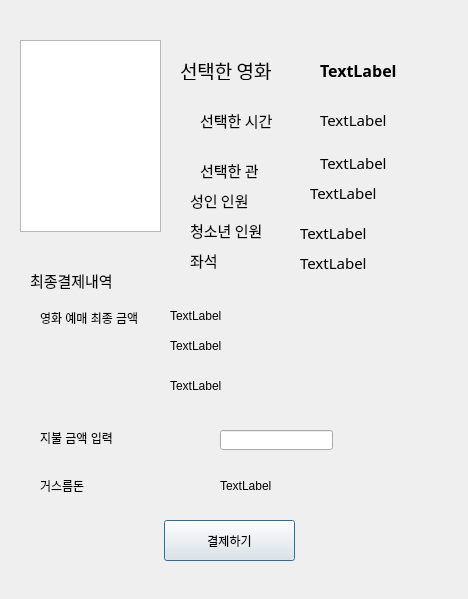
<?xml version="1.0" encoding="UTF-8"?>
<ui version="4.0">
 <class>Dialog</class>
 <widget class="QDialog" name="Dialog">
  <property name="geometry">
   <rect>
    <x>0</x>
    <y>0</y>
    <width>468</width>
    <height>599</height>
   </rect>
  </property>
  <property name="windowTitle">
   <string>Dialog</string>
  </property>
  <widget class="QGraphicsView" name="graphicsView">
   <property name="geometry">
    <rect>
     <x>20</x>
     <y>40</y>
     <width>141</width>
     <height>192</height>
    </rect>
   </property>
  </widget>
  <widget class="QLabel" name="label_4">
   <property name="geometry">
    <rect>
     <x>200</x>
     <y>160</y>
     <width>91</width>
     <height>20</height>
    </rect>
   </property>
   <property name="font">
    <font>
     <family>NanumGothic</family>
     <pointsize>11</pointsize>
    </font>
   </property>
   <property name="text">
    <string>선택한 관</string>
   </property>
  </widget>
  <widget class="QLabel" name="label_5">
   <property name="geometry">
    <rect>
     <x>180</x>
     <y>60</y>
     <width>101</width>
     <height>20</height>
    </rect>
   </property>
   <property name="font">
    <font>
     <family>NanumGothic</family>
     <pointsize>14</pointsize>
     <weight>50</weight>
     <bold>false</bold>
    </font>
   </property>
   <property name="text">
    <string>선택한 영화</string>
   </property>
  </widget>
  <widget class="QLabel" name="lbl_selectmovie">
   <property name="geometry">
    <rect>
     <x>320</x>
     <y>60</y>
     <width>200</width>
     <height>20</height>
    </rect>
   </property>
   <property name="font">
    <font>
     <family>NanumGothic</family>
     <pointsize>12</pointsize>
     <weight>75</weight>
     <bold>true</bold>
    </font>
   </property>
   <property name="text">
    <string>TextLabel</string>
   </property>
  </widget>
  <widget class="QLabel" name="lbl_selecttheater">
   <property name="geometry">
    <rect>
     <x>320</x>
     <y>150</y>
     <width>200</width>
     <height>25</height>
    </rect>
   </property>
   <property name="font">
    <font>
     <family>NanumGothic</family>
     <pointsize>11</pointsize>
    </font>
   </property>
   <property name="text">
    <string>TextLabel</string>
   </property>
  </widget>
  <widget class="QLabel" name="label">
   <property name="geometry">
    <rect>
     <x>30</x>
     <y>270</y>
     <width>90</width>
     <height>20</height>
    </rect>
   </property>
   <property name="font">
    <font>
     <family>NanumGothic</family>
     <pointsize>11</pointsize>
    </font>
   </property>
   <property name="text">
    <string>최종결제내역</string>
   </property>
  </widget>
  <widget class="QLabel" name="lbl_selecttime">
   <property name="geometry">
    <rect>
     <x>320</x>
     <y>110</y>
     <width>200</width>
     <height>20</height>
    </rect>
   </property>
   <property name="font">
    <font>
     <family>NanumGothic</family>
     <pointsize>11</pointsize>
    </font>
   </property>
   <property name="text">
    <string>TextLabel</string>
   </property>
  </widget>
  <widget class="QLabel" name="label_6">
   <property name="geometry">
    <rect>
     <x>200</x>
     <y>110</y>
     <width>91</width>
     <height>20</height>
    </rect>
   </property>
   <property name="font">
    <font>
     <family>NanumGothic</family>
     <pointsize>11</pointsize>
    </font>
   </property>
   <property name="text">
    <string>선택한 시간</string>
   </property>
  </widget>
  <widget class="QLabel" name="label_9">
   <property name="geometry">
    <rect>
     <x>190</x>
     <y>250</y>
     <width>91</width>
     <height>20</height>
    </rect>
   </property>
   <property name="font">
    <font>
     <family>NanumGothic</family>
     <pointsize>11</pointsize>
    </font>
   </property>
   <property name="text">
    <string>좌석</string>
   </property>
  </widget>
  <widget class="QLabel" name="lbl_selected_seat">
   <property name="geometry">
    <rect>
     <x>300</x>
     <y>250</y>
     <width>200</width>
     <height>25</height>
    </rect>
   </property>
   <property name="font">
    <font>
     <family>NanumGothic</family>
     <pointsize>11</pointsize>
    </font>
   </property>
   <property name="text">
    <string>TextLabel</string>
   </property>
  </widget>
  <widget class="QPushButton" name="btn_pay">
   <property name="geometry">
    <rect>
     <x>164</x>
     <y>520</y>
     <width>131</width>
     <height>41</height>
    </rect>
   </property>
   <property name="text">
    <string>결제하기</string>
   </property>
  </widget>
  <widget class="QLabel" name="label_7">
   <property name="geometry">
    <rect>
     <x>40</x>
     <y>480</y>
     <width>56</width>
     <height>12</height>
    </rect>
   </property>
   <property name="text">
    <string>거스름돈</string>
   </property>
  </widget>
  <widget class="QLabel" name="lbl_payexplain2">
   <property name="geometry">
    <rect>
     <x>170</x>
     <y>340</y>
     <width>250</width>
     <height>12</height>
    </rect>
   </property>
   <property name="text">
    <string>TextLabel</string>
   </property>
  </widget>
  <widget class="QLabel" name="lbl_payexplain1">
   <property name="geometry">
    <rect>
     <x>170</x>
     <y>310</y>
     <width>250</width>
     <height>12</height>
    </rect>
   </property>
   <property name="text">
    <string>TextLabel</string>
   </property>
  </widget>
  <widget class="QLineEdit" name="input_pay">
   <property name="geometry">
    <rect>
     <x>220</x>
     <y>430</y>
     <width>113</width>
     <height>20</height>
    </rect>
   </property>
  </widget>
  <widget class="QLabel" name="lbl_change">
   <property name="geometry">
    <rect>
     <x>220</x>
     <y>480</y>
     <width>56</width>
     <height>12</height>
    </rect>
   </property>
   <property name="text">
    <string>TextLabel</string>
   </property>
  </widget>
  <widget class="QLabel" name="label_2">
   <property name="geometry">
    <rect>
     <x>40</x>
     <y>310</y>
     <width>151</width>
     <height>16</height>
    </rect>
   </property>
   <property name="text">
    <string>영화 예매 최종 금액</string>
   </property>
  </widget>
  <widget class="QLabel" name="lbl_payfinal">
   <property name="geometry">
    <rect>
     <x>170</x>
     <y>380</y>
     <width>250</width>
     <height>12</height>
    </rect>
   </property>
   <property name="text">
    <string>TextLabel</string>
   </property>
  </widget>
  <widget class="QLabel" name="label_3">
   <property name="geometry">
    <rect>
     <x>40</x>
     <y>430</y>
     <width>111</width>
     <height>16</height>
    </rect>
   </property>
   <property name="text">
    <string>지불 금액 입력</string>
   </property>
  </widget>
  <widget class="QLabel" name="label_11">
   <property name="geometry">
    <rect>
     <x>190</x>
     <y>220</y>
     <width>91</width>
     <height>20</height>
    </rect>
   </property>
   <property name="font">
    <font>
     <family>NanumGothic</family>
     <pointsize>11</pointsize>
    </font>
   </property>
   <property name="text">
    <string>청소년 인원</string>
   </property>
  </widget>
  <widget class="QLabel" name="lbl_teennum">
   <property name="geometry">
    <rect>
     <x>300</x>
     <y>220</y>
     <width>200</width>
     <height>25</height>
    </rect>
   </property>
   <property name="font">
    <font>
     <family>NanumGothic</family>
     <pointsize>11</pointsize>
    </font>
   </property>
   <property name="text">
    <string>TextLabel</string>
   </property>
  </widget>
  <widget class="QLabel" name="label_10">
   <property name="geometry">
    <rect>
     <x>190</x>
     <y>190</y>
     <width>91</width>
     <height>20</height>
    </rect>
   </property>
   <property name="font">
    <font>
     <family>NanumGothic</family>
     <pointsize>11</pointsize>
    </font>
   </property>
   <property name="text">
    <string>성인 인원</string>
   </property>
  </widget>
  <widget class="QLabel" name="lbl_adtnum">
   <property name="geometry">
    <rect>
     <x>310</x>
     <y>180</y>
     <width>200</width>
     <height>25</height>
    </rect>
   </property>
   <property name="font">
    <font>
     <family>NanumGothic</family>
     <pointsize>11</pointsize>
    </font>
   </property>
   <property name="text">
    <string>TextLabel</string>
   </property>
  </widget>
 </widget>
 <resources/>
 <connections/>
</ui>
